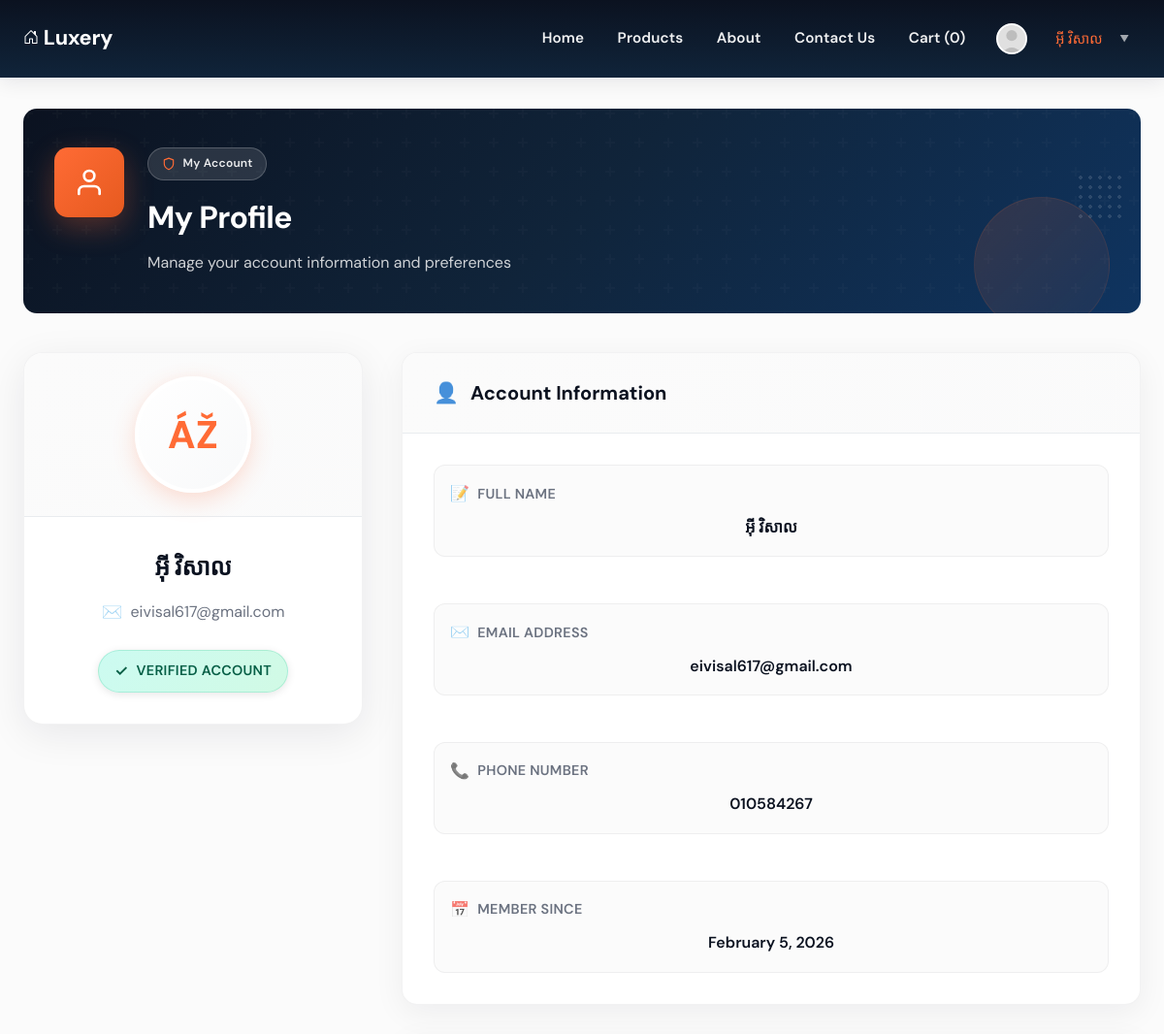
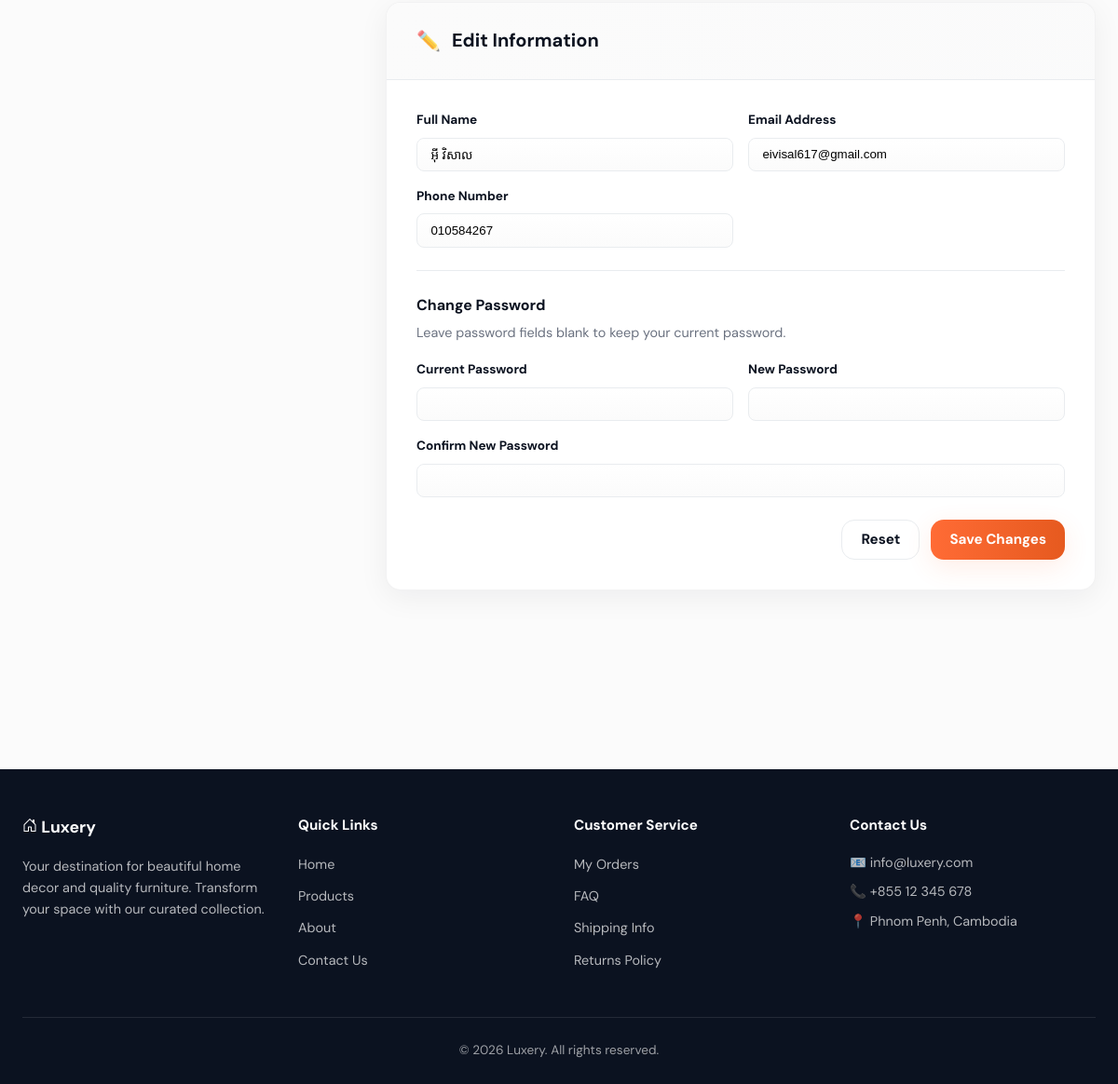
The page /profile (signed in) on the database its author committed (2 pictures, top to bottom).
### tables this page shows
CREATE TABLE `users` (
  `id` int(10) UNSIGNED NOT NULL,
  `name` varchar(100) NOT NULL,
  `email` varchar(255) NOT NULL,
  `password` varchar(255) NOT NULL,
  `phone` varchar(20) DEFAULT NULL,
  `email_verified_at` timestamp NULL DEFAULT NULL,
  `is_active` tinyint(1) DEFAULT 1,
  `created_at` timestamp NOT NULL DEFAULT current_timestamp(),
  `updated_at` timestamp NOT NULL DEFAULT current_timestamp() ON UPDATE current_timestamp()
);

### app/views/pages/profile.php (the view, shortened to what the rows shown need)
<?php require __DIR__ . '/../helpers.php'; ?>
<section class="profile-section">
    <div class="container">
        <div class="profile-header">
            <div class="profile-header-icon">
                <svg xmlns="http://www.w3.org/2000/svg" width="32" height="32" viewBox="0 0 24 24" fill="none"
                    stroke="currentColor" stroke-width="2" stroke-linecap="round" stroke-linejoin="round">
                    <path d="M20 21v-2a4 4 0 0 0-4-4H8a4 4 0 0 0-4 4v2"></path>
                    <circle cx="12" cy="7" r="4"></circle>
                </svg>
            </div>
            <div class="profile-header-content">
                <div class="profile-badge">
                    <svg xmlns="http://www.w3.org/2000/svg" width="14" height="14" viewBox="0 0 24 24" fill="none"
                        stroke="currentColor" stroke-width="2" stroke-linecap="round" stroke-linejoin="round">
                        <path d="M12 22s8-4 8-10V5l-8-3-8 3v7c0 6 8 10 8 10z"></path>
                    </svg>
                    My Account
                </div>
                <h1 class="profile-title">My Profile</h1>
                <p class="profile-subtitle">Manage your account information and preferences</p>
            </div>
            <div class="profile-header-decoration">
                <div class="profile-decor-circle"></div>
                <div class="profile-decor-dots"></div>
            </div>
        </div>
        <div class="profile-grid">
            <div class="profile-card">
                <div class="card-header">
                    <div class="profile-avatar">
                        <div class="avatar-container">
                            <span class="avatar-initials"><?= strtoupper(substr($user['name'] ?? 'U', 0, 2)) ?></span>
                        </div>
                        <div class="avatar-glow"></div>
                    </div>
                </div>
                <div class="card-body">
                    <h2 class="profile-name"><?= e($user['name']) ?></h2>
                    <p class="profile-email">
                        <span class="email-icon">✉️</span>
                        <?= e($user['email']) ?>
                    </p>
                    <div class="profile-status">
                        <?php if (!empty($user['email_verified_at'])): ?>
                        <span class="status-badge verified">
                            <span class="status-icon">✓</span>
                            <span>Verified Account</span>
                        </span>
                        <?php endif; ?>
                    </div>
                </div>
            </div>
            <div class="profile-details">
                <div class="details-card">
                    <div class="card-header">
                        <h3 class="card-title">
                            <span class="card-icon">👤</span>
                            Account Information
                        </h3>
                    </div>
                    <div class="card-body">
                        <div class="info-grid">
                            <div class="info-item">
                                <div class="info-label">
                                    <span class="label-icon">📝</span>
                                    Full Name
                                </div>
                                <div class="info-value"><?= e($user['name']) ?></div>
                            </div>
                            <div class="info-item">
                                <div class="info-label">
                                    <span class="label-icon">✉️</span>
                                    Email Address
                                </div>
                                <div class="info-value">
                                    <?= e($user['email']) ?>
                                </div>
                            </div>
                            <div class="info-item">
                                <div class="info-label">
                                    <span class="label-icon">📞</span>
                                    Phone Number
                                </div>
                                <div class="info-value">
                                    <?= e($user['phone'] ?? 'Not provided') ?>
                                </div>
                            </div>
                            <div class="info-item">
                                <div class="info-label">
                                    <span class="label-icon">📅</span>
                                    Member Since
                                </div>
                                <div class="info-value">
                                    <?= date('F j, Y', strtotime($user['created_at'])) ?>
                                </div>
                            </div>
                        </div>
                    </div>
                </div>
                <div class="details-card">
                    <div class="card-header">
                        <h3 class="card-title">
                            <span class="card-icon">✏️</span>
                            Edit Information
                        </h3>
                    </div>
                    <div class="card-body">
                        <form method="post" action="<?= base_url('profile/update') ?>" class="profile-edit-form">
                            <div class="profile-form-grid">
                                <div class="profile-form-group">
                                    <label for="name">Full Name</label>
                                    <input type="text" id="name" name="name" class="form-input" required minlength="2"
                                        value="<?= e($user['name'] ?? '') ?>">
                                </div>
                                <div class="profile-form-group">
                                    <label for="email">Email Address</label>
                                    <input type="email" id="email" name="email" class="form-input" required
                                        value="<?= e($user['email'] ?? '') ?>">
                                </div>
                                <div class="profile-form-group">
                                    <label for="phone">Phone Number</label>
                                    <input type="text" id="phone" name="phone" class="form-input"
                                        value="<?= e($user['phone'] ?? '') ?>">
                                </div>
                            </div>
                            <div class="password-panel">
                                <h4>Change Password</h4>
                                <p class="muted">Leave password fields blank to keep your current password.</p>
                                <div class="profile-form-grid">
                                    <div class="profile-form-group">
                                        <label for="current_password">Current Password</label>
                                        <input type="password" id="current_password" name="current_password"
                                            class="form-input" autocomplete="current-password">
                                    </div>
                                    <div class="profile-form-group">
                                        <label for="new_password">New Password</label>
                                        <input type="password" id="new_password" name="new_password" class="form-input"
                                            minlength="6" autocomplete="new-password">
                                    </div>
                                    <div class="profile-form-group full-width">
                                        <label for="confirm_password">Confirm New Password</label>
                                        <input type="password" id="confirm_password" name="confirm_password"
                                            class="form-input" minlength="6" autocomplete="new-password">
                                    </div>
                                </div>
                            </div>
                            <div class="profile-form-actions">
                                <button type="reset" class="btn btn-ghost">Reset</button>
                                <button type="submit" class="btn btn-primary">Save Changes</button>
                            </div>
                        </form>
                    </div>
                </div>
            </div>
        </div>
    </div>
</section>

### core/Router.php (shortened to what the rows shown need)
<?php
class Router
{
    private array $routes = [];
    public function __construct(string $basePath = '')
    {
        $this->basePath = rtrim($basePath, '/');
    }
    public function get(string $uri, string $handler): self
    {
        $path = $this->normalizePath($uri);
        $this->routes['GET'][$path] = $handler;
        return $this;
    }
    public function post(string $uri, string $handler): self
    {
        $path = $this->normalizePath($uri);
        $this->routes['POST'][$path] = $handler;
        return $this;
    }
    public function dispatch(): void
    {
        $method = $_SERVER['REQUEST_METHOD'];
        $uri = $this->getUri();
        foreach ($this->routes[$method] ?? [] as $route => $handler) {
            $pattern = $this->routeToRegex($route);
            if (preg_match($pattern, $uri, $matches)) {
                array_shift($matches);
                $this->callHandler($handler, $matches);
                return;
            }
        }
    }
    private function getUri(): string
    {
        $uri = $_SERVER['REQUEST_URI'];
        return $this->normalizePath($uri ?: '/');
    }
    private function normalizePath(string $path): string
    {
        $path = '/' . trim($path, '/');
        return $path === '' ? '/' : $path;
    }
    private function routeToRegex(string $route): string
    {
        $route = preg_replace('/\{([a-zA-Z_]+)\}/', '(?P<$1>[^/]+)', $route);
        return '#^' . $route . '$#';
    }
    private function callHandler(string $handler, array $params): void
    {
        [$controllerName, $action] = explode('@', $handler);
        $controller = new $controllerClass();
        $controller->$action(...array_values($params));
    }
}

### rows shown on the page
users: name "ÁŽ", name "អុី វិសាល", email "eivisal617@gmail.com", phone "010584267", created_at "February 5, 2026"
